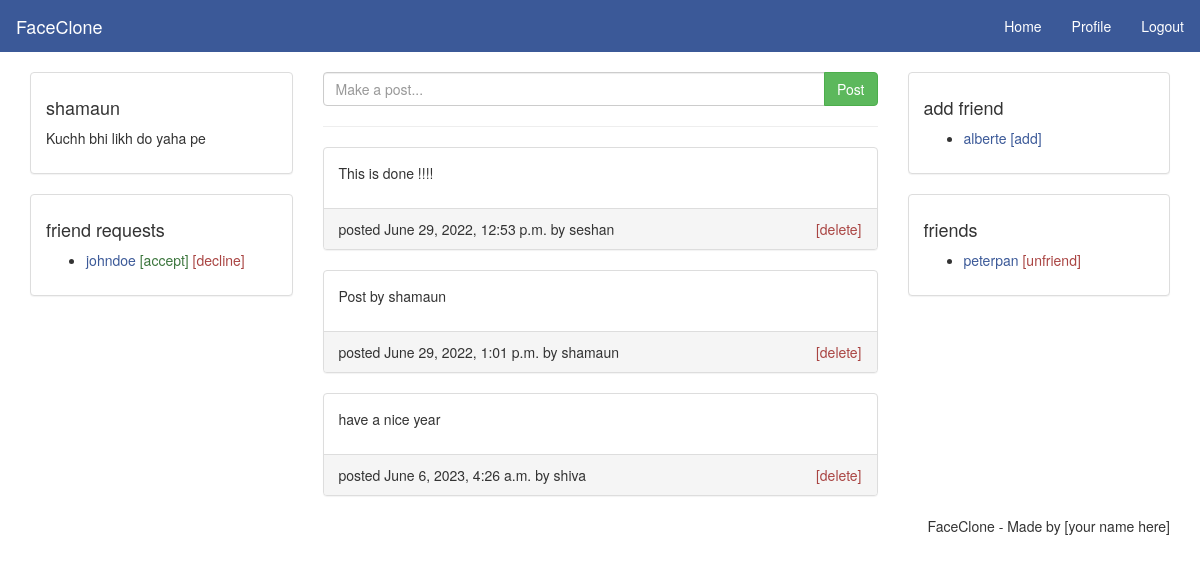
Page /home (signed in) on the committed database.
### social/models.py (models this page shows, shortened)
class UserProfile(models.Model):
    user = models.OneToOneField(User,on_delete=models.CASCADE)
    loc = models.CharField(max_length=20,blank=True)
    bio = models.TextField(max_length=300,blank=True)
    img = models.ImageField(upload_to='pics',default='avatar.jpg')

class UserPost(models.Model):
    user = models.ForeignKey(User,on_delete=models.CASCADE)
    post = models.TextField(max_length=300,blank=False)
    date = models.DateTimeField(auto_now_add=True)

### social/views.py (the view)
# urls.py: 2. Add a URL to urlpatterns:  path('', views.home, name='home')
@login_required(login_url='index')
def home(request):
    user = request.user
    context = {'user':user}
    posts = UserPost.objects.all()
    context.update({"posts":posts})
    return render(request,'home.html',context)

### templates/home.html (shortened to what this page needs)
{% load static %}
<!DOCTYPE html>
<html>
<head>
  <link rel="stylesheet" type="text/css" href="{% static 'css/bootstrap.min.css' %}">
  <link rel="stylesheet" type="text/css" href="{% static 'css/style.css' %}">
</head>
<body>
  <nav class="navbar navbar-default">
    <div class="container-fluid">
      <div class="navbar-header">
        <a class="navbar-brand" href="{% url 'index' %}">FaceClone</a>
      </div>
      <ul class="nav navbar-nav navbar-right">
        <li><a href="{% url 'home' %}">Home</a></li>
        <li><a href="{% url 'profile' %}">Profile</a></li>
        <li><a href="{% url 'logout' %}">Logout</a></li>
      </ul>
    </div>
  </nav>
  <main class="container">
    <div class="row">
      <div class="col-md-3">
        <div class="panel panel-default">
          <div class="panel-body">
            <h4>{{user.username}}</h4>
            <p>{{user.userprofile.bio}}</p>
          </div>
        </div>
        <div class="panel panel-default">
          <div class="panel-body">
            <h4>friend requests</h4>
            <ul>
              <li>
                <a href="#">johndoe</a>
                <a class="text-success" href="#">[accept]</a>
                <a class="text-danger" href="#">[decline]</a>
              </li>
            </ul>
          </div>
        </div>
      </div>
      <div class="col-md-6">
        <form method="post" action="{% url 'addpost' %}">
          <div class="input-group">
            <input class="form-control" type="text" name="content" placeholder="Make a post...">
            <span class="input-group-btn">
              <button class="btn btn-success" type="submit" name="post">Post</button>
            </span>
          </div>
        </form><hr>
        <div>
          {% for post in posts %}
          <div class="panel panel-default">
            <div class="panel-body">
              <p>{{post.post}}</p>
            </div>
            <div class="panel-footer">
              <span>posted {{post.date}} by {{post.user.username}}</span>
              <span class="pull-right"><a class="text-danger" href="#">[delete]</a></span>
            </div>
          </div>
          {% endfor %}
        </div>
      </div>
      <div class="col-md-3">
        <div class="panel panel-default">
          <div class="panel-body">
            <h4>add friend</h4>
            <ul>
              <li>
                <a href="#">alberte</a>
                <a href="#">[add]</a>
              </li>
            </ul>
          </div>
        </div>
        <div class="panel panel-default">
          <div class="panel-body">
            <h4>friends</h4>
            <ul>
              <li>
                <a href="#">peterpan</a>
                <a class="text-danger" href="#">[unfriend]</a>
              </li>
            </ul>
          </div>
        </div>
      </div>
    </div>
  </main>
  <footer class="container text-center">
    <ul class="nav nav-pills pull-right">
      <li>FaceClone - Made by [your name here]</li>
    </ul>
  </footer>
</body>
</html>

### static/css/style.css (style rules this page uses)
a { color: #3b5998; }
.navbar { -webkit-border-radius: 0; -moz-border-radius: 0; border-radius: 0; }
.navbar-default { background-color: #3b5998; border-color: #3b5998; }
.navbar-default .navbar-brand { color: #fff; }
.navbar-default .navbar-nav>li>a { color: #fff; }

### rows in the picture
UserPost: post "This is done !!!!", date "June 29, 2022, 12:53 p.m.", user.username "seshan"
UserPost: post "Post by shamaun", date "June 29, 2022, 1:01 p.m.", user.username "shamaun"
UserPost: post "have a nice year", date "June 6, 2023, 4:26 a.m.", user.username "shiva"

### other values in the picture
{{ user.username }} "shamaun"
{{ user.userprofile.bio }} "Kuchh bhi likh do yaha pe"
